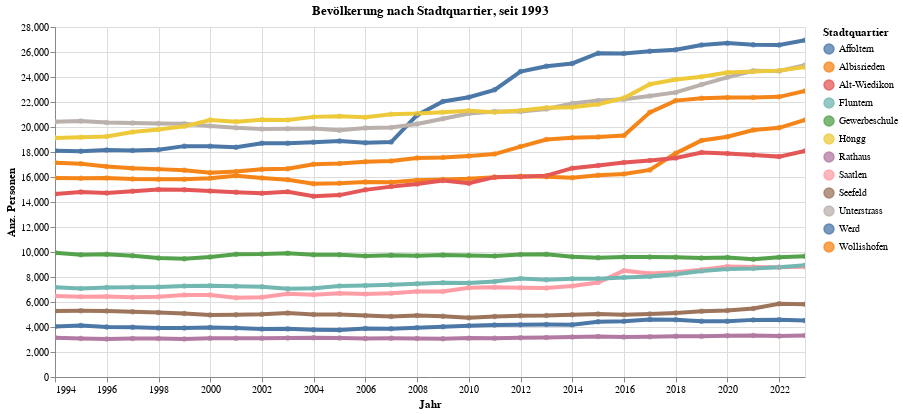

This figure's notebook cell:
### Code cell
myTitle="Bevölkerung nach Stadtquartier, seit "+str(data2betested.index.year.min())
highlight = alt.selection(type='single', on='mouseover',
                          fields=['RAUM_lang'], nearest=True)
#x='date:StichtagDatJahr',
base = alt.Chart(myAgg.reset_index().query('sum_WBev>30'), title=myTitle).encode(
    x=alt.X('StichtagDatJahr', axis=alt.Axis(title='Jahr'))# , axis=alt.Axis(format='%', title='percentage')
    , y=alt.X('sum_WBev', axis=alt.Axis(title='Anz. Personen'))
    , color=alt.Color('RAUM_lang', legend=alt.Legend(title="Stadtquartier", orient="right"))  
    ,tooltip=['StichtagDatJahr', 'RAUM_lang','sum_WBev']    
)
points = base.mark_circle().encode(
    opacity=alt.value(0.75)
).add_selection(
    highlight
).properties(
    width=750 , height=350
)
lines = base.mark_line().encode(
    size=alt.condition(~highlight, alt.value(0.5), alt.value(4))
).interactive()

lines + points

### Figure 1 — Vega-Lite specification as saved in the notebook (floating-point values rounded to 4 significant figures; data arrays with more than 128 entries replaced by an {"elided": "..."} marker saying what was removed)
{"config": {"view": {"continuousWidth": 400, "continuousHeight": 300}}, "layer": [{"mark": "line", "encoding": {"color": {"type": "nominal", "field": "RAUM_lang", "legend": {"orient": "right", "title": "Stadtquartier"}}, "size": {"condition": {"value": 0.5, "selection": {"not": "selector024"}}, "value": 4}, "tooltip": [{"type": "temporal", "field": "StichtagDatJahr"}, {"type": "nominal", "field": "RAUM_lang"}, {"type": "quantitative", "field": "sum_WBev"}], "x": {"type": "temporal", "axis": {"title": "Jahr"}, "field": "StichtagDatJahr"}, "y": {"type": "quantitative", "axis": {"title": "Anz. Personen"}, "field": "sum_WBev"}}, "selection": {"selector025": {"type": "interval", "bind": "scales", "encodings": ["x", "y"]}}, "title": "Bevölkerung nach Stadtquartier, seit 1993"}, {"mark": "circle", "encoding": {"color": {"type": "nominal", "field": "RAUM_lang", "legend": {"orient": "right", "title": "Stadtquartier"}}, "opacity": {"value": 0.75}, "tooltip": [{"type": "temporal", "field": "StichtagDatJahr"}, {"type": "nominal", "field": "RAUM_lang"}, {"type": "quantitative", "field": "sum_WBev"}], "x": {"type": "temporal", "axis": {"title": "Jahr"}, "field": "StichtagDatJahr"}, "y": {"type": "quantitative", "axis": {"title": "Anz. Personen"}, "field": "sum_WBev"}}, "height": 350, "selection": {"selector024": {"type": "single", "on": "mouseover", "fields": ["RAUM_lang"], "nearest": true}}, "title": "Bevölkerung nach Stadtquartier, seit 1993", "width": 750}], "data": {"name": "data-47145d0ade99c6ac214f63d00161be76"}, "$schema": "https://vega.github.io/schema/vega-lite/v4.8.1.json", "datasets": {"data-47145d0ade99c6ac214f63d00161be76": {"elided": "360 records"}}}
